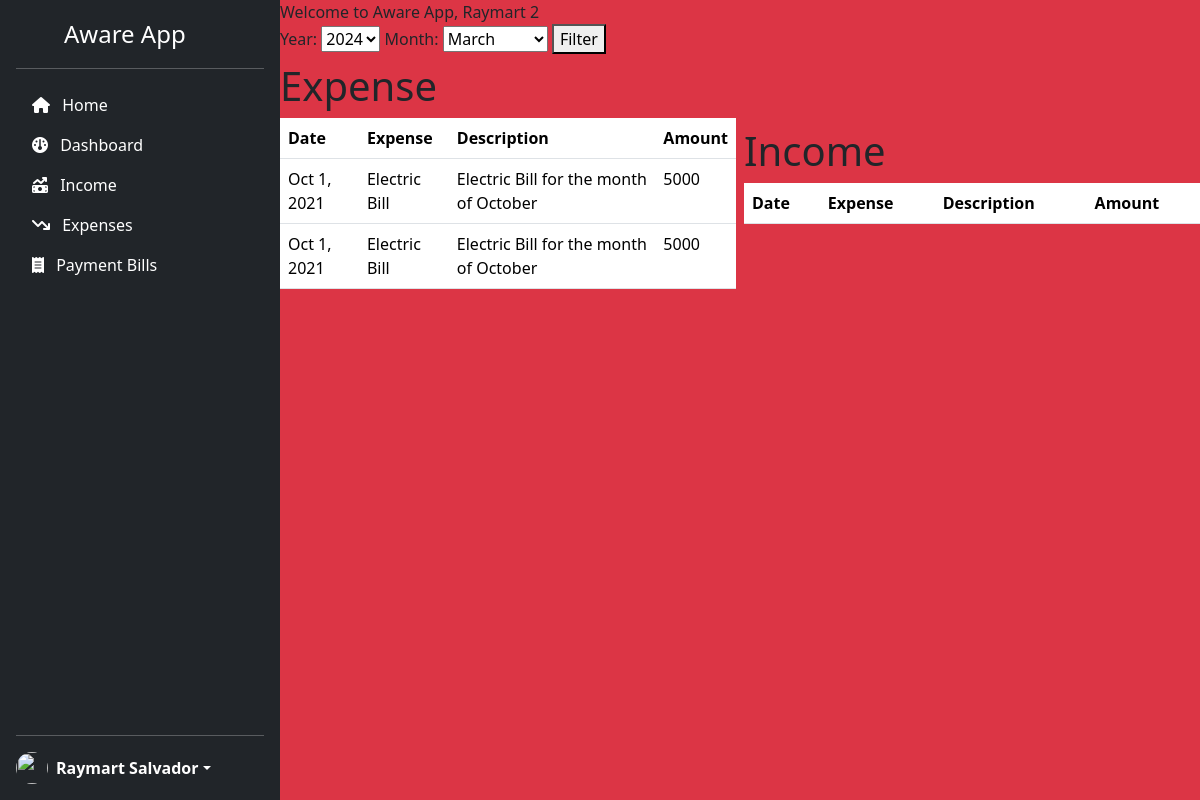
The app's page /dashboard.php (signed in) with its own data.
### tables this page shows
CREATE TABLE `expenses` (
  `expense_id` int(11) NOT NULL,
  `name` varchar(50) NOT NULL,
  `amount` double NOT NULL,
  `description` varchar(255) DEFAULT NULL,
  `expense_date` datetime DEFAULT NULL,
  `user_id` int(11) NOT NULL
);

### dashboard.php (the view, shortened to what this page needs)
<!DOCTYPE html>
<html lang="en">
<?php
include 'database/db_connect.php';
$id = $_SESSION['user_id'];
$statement = "SELECT * FROM expenses WHERE user_id = '$id'";
$result = mysqli_query($connection, $statement);
$expenses = mysqli_fetch_all($result, MYSQLI_ASSOC);
?>
<head>
    <link rel="stylesheet" href="assets/styles.css">
    <link rel="stylesheet" href="https://cdnjs.cloudflare.com/ajax/libs/font-awesome/6.5.1/css/all.min.css"
 />
    <link href="https://cdn.jsdelivr.net/npm/bootstrap@5.3.3/dist/css/bootstrap.min.css" rel="stylesheet"
>
</head>
<body>
    <div class="d-flex h-100">
        <nav class="">
            <?php
        include 'nav/nav.php';
        ?>
        </nav>
        <div class="bg-danger">
            Welcome to Aware App,
            <?=  $first_name?> <?= $id?>
            <div class="row justify-content-center align-items-center g-2">
                <?php include 'utilities/date_filter.php'?>
                <div class="col">
                    <div class="expenses">
                        <h1>Expense</h1>
                        <table class="table">
                            <thead>
                                <tr>
                                    <th scope="col">Date</th>
                                    <th scope="col">Expense</th>
                                    <th scope="col">Description</th>
                                    <th scope="col">Amount</th>
                                </tr>
                            </thead>
                            <tbody>
                                <?php foreach($expenses as $expense): ?>
                                <tr>
                                    <td><?= date('M j, Y', strtotime($expense['expense_date'])) ?></td>
                                    <td><?= $expense['name'] ?></td>
                                    <td><?= $expense['description'] ?></td>
                                    <td><?= $expense['amount'] ?></td>
                                </tr>
                                <?php endforeach; ?>
                            </tbody>
                        </table>
                    </div>
                </div>
                <div class="col">
                    <div class="income">
                        <h1>Income</h1>
                        <table class="table">
                            <thead>
                                <tr>
                                    <th scope="col">Date</th>
                                    <th scope="col">Expense</th>
                                    <th scope="col">Description</th>
                                    <th scope="col">Amount</th>
                                </tr>
                            </thead>
                        </table>
                    </div>
                </div>
            </div>
        </div>
    </div>
</body>
</html>

### assets/styles.css (style rules this page uses)
body { background-color: aqua; font-family: Arial, sans-serif; margin: 0; width: 100%; padding: 0; box-sizing: border-box; height: 100vh; }

### records on screen
expenses: expense_date "Oct 1, 2021", name "Electric Bill", description "Electric Bill for the month of October", amount "5000"
expenses: expense_date "Oct 1, 2021", name "Electric Bill", description "Electric Bill for the month of October", amount "5000"

### other values on screen
$title "Aware App"
$first_name "Raymart"
$last_name "Salvador"
$id "2"
form field year "2024"
form field month "March"
